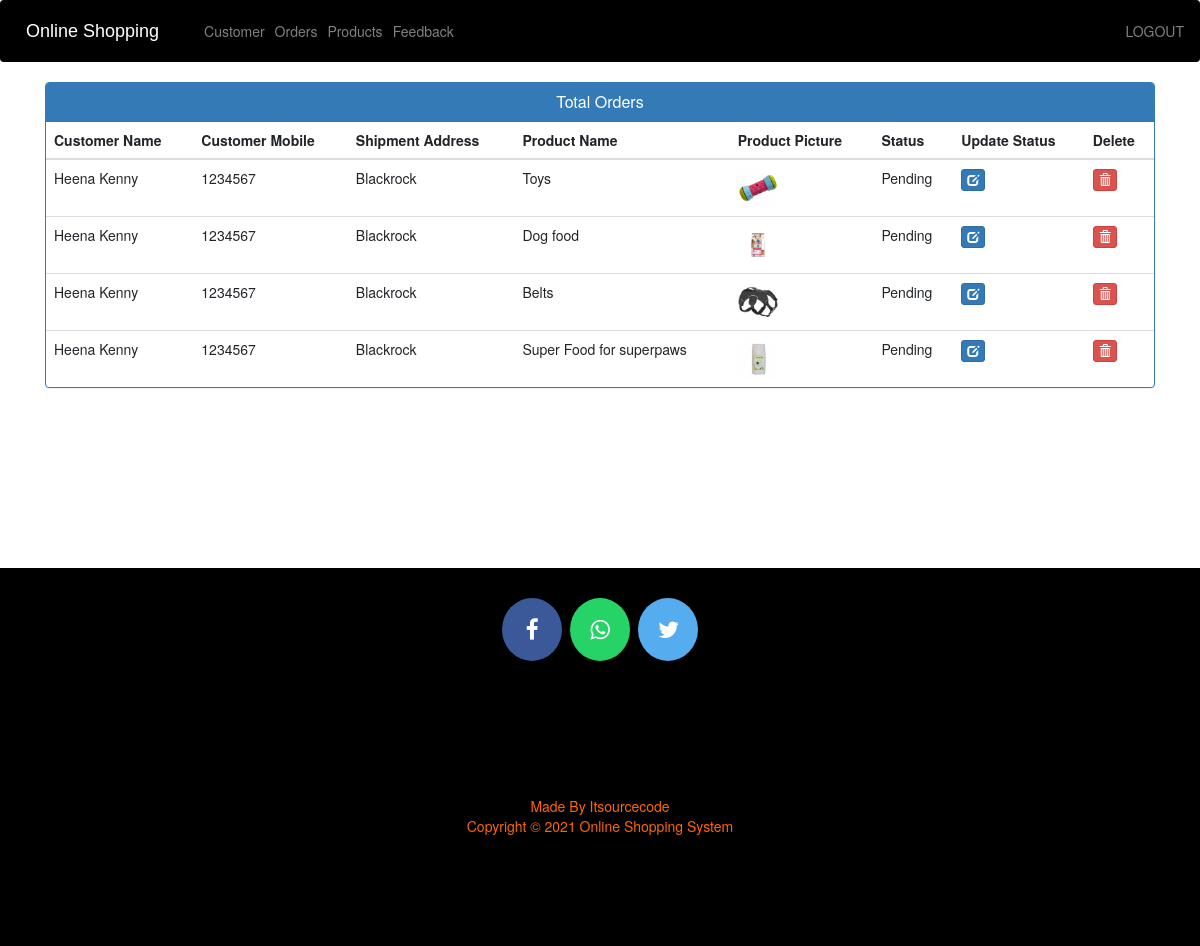
Screenshot of /admin-view-booking (signed in) with the database file from the repository.
### ecom/models.py (models this page shows, shortened)
class Customer(models.Model):
    user=models.OneToOneField(User,on_delete=models.CASCADE)
    profile_pic= models.ImageField(upload_to='profile_pic/CustomerProfilePic/',null=True,blank=True)
    address = models.CharField(max_length=40)
    mobile = models.CharField(max_length=20,null=False)
    @property
    def get_name(self):
        return self.user.first_name+" "+self.user.last_name

class Orders(models.Model):
    STATUS =(
        ('Pending','Pending'),
        ('Order Confirmed','Order Confirmed'),
        ('Out for Delivery','Out for Delivery'),
        ('Delivered','Delivered'),
    )
    customer=models.ForeignKey('Customer', on_delete=models.CASCADE,null=True)
    product=models.ForeignKey('Product',on_delete=models.CASCADE,null=True)
    email = models.CharField(max_length=50,null=True)
    address = models.CharField(max_length=500,null=True)
    mobile = models.CharField(max_length=20,null=True)
    order_date= models.DateField(auto_now_add=True,null=True)
    status=models.CharField(max_length=50,null=True,choices=STATUS)

class Product(models.Model):
    name=models.CharField(max_length=40)
    product_image= models.ImageField(upload_to='product_image/',null=True,blank=True)
    price = models.PositiveIntegerField()
    description=models.CharField(max_length=40)

### ecom/views.py (the view)
# urls.py: path('admin-view-booking', views.admin_view_booking_view,name='admin-view-booking'),
@login_required(login_url='adminlogin')
def admin_view_booking_view(request):
    orders=models.Orders.objects.all()
    ordered_products=[]
    ordered_bys=[]
    for order in orders:
        ordered_product=models.Product.objects.all().filter(id=order.product.id)
        ordered_by=models.Customer.objects.all().filter(id = order.customer.id)
        ordered_products.append(ordered_product)
        ordered_bys.append(ordered_by)
    return render(request,'ecom/admin_view_booking.html',{'data':zip(ordered_products,ordered_bys,orders)})

### templates/ecom/admin_view_booking.html (shortened to what this page needs)
{% extends 'ecom/admin_base.html' %}
{% load static %}
{% block content %}
<head>
  <link href="//netdna.bootstrapcdn.com/bootstrap/3.0.0/css/bootstrap.min.css" rel="stylesheet" id="bootstrap-css">
</head>
<div class="container">
  <div class="panel panel-primary">
    <div class="panel-heading">
      <h6 class="panel-title">Total Orders</h6>
    </div>
    <table class="table table-hover" id="dev-table">
      <thead>
        <tr>
          <th>Customer Name</th>
          <th>Customer Mobile</th>
          <th>Shipment Address</th>
          <th>Product Name</th>
          <th>Product Picture</th>
          <th>Status</th>
          <th>Update Status</th>
          <th>Delete</th>
        </tr>
      </thead>
      {% for product,customer,order in data %}
      <tr>
        {% for c in customer %}
        <td> {{c.get_name}}</td>
        <td>{{c.mobile}}</td>
        <td>{{order.address}}</td>
        {% endfor %}
        {% for p in product %}
        <td> {{p.name}}</td>
        <td> <img src="{% static p.product_image.url %}" alt="Profile Pic" height="40px" width="40px" /></td>
        <td>{{order.status}}</td>
        <td><a class="btn btn-primary btn-xs" href="{% url 'update-order' order.id  %}"><span class="glyphicon glyphicon-edit"></span></a></td>
        <td><a class="btn btn-danger btn-xs" href="{% url 'delete-order' order.id  %}"><span class="glyphicon glyphicon-trash"></span></a></td>
        {% endfor %}
      </tr>
      {% endfor %}
    </table>
  </div>
</div>
{% endblock content %}

### templates/ecom/admin_view_booking.html (style rules this page uses)
a:link { text-decoration: none; }
h6 { text-align: center; }

### rows the page displays
Orders: address "Blackrock", status "Pending"
Customer: get_name "Heena Kenny", mobile "1234567"
Product: name "Toys", product_image (picture)
Orders: address "Blackrock", status "Pending"
Product: name "Dog food", product_image (picture)
Orders: address "Blackrock", status "Pending"
Product: name "Belts", product_image (picture)
Orders: address "Blackrock", status "Pending"
Product: name "Super Food for superpaws", product_image (picture)
